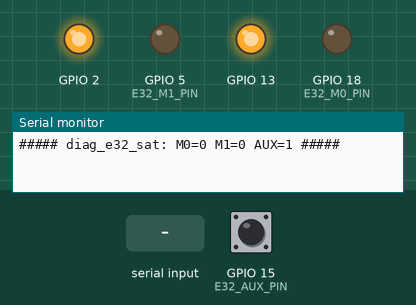
Recording of a sketch running on a simulated ESP32. Parts: output pins drawn as LEDs (lit = HIGH), the last lines printed to the serial monitor. Inputs (shaded band) come from the test bench; at power-on: GPIO 15 (E32_AUX_PIN) HIGH.

Above: at 0.6 s.
At 2.6 s:
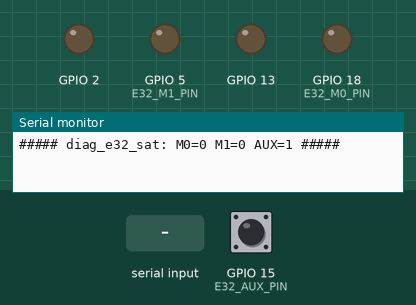
2.7 s: "1" received over the second serial link
At 3.2 s:
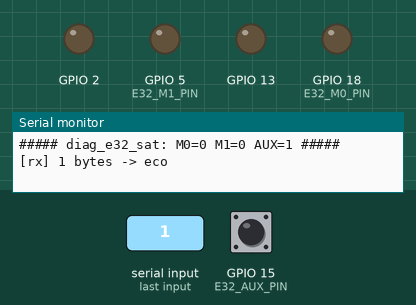
Timing chart, 0 to 5.7 s (numbered marks = the images above; inputs shaded):
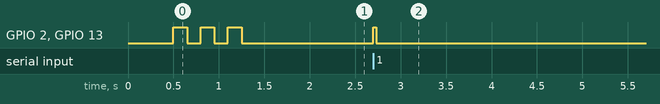

The sketch:

diag_e32_sat.ino
```cpp
// Diagnóstico do E32 na placa do CubeSat (E32 na UART2 RX2/TX2). Também imprime o que faz na USB (115200).
// Use junto com o diag_e32 no ground, que imprime tudo o que recebe:
//   - a cada 5 s o satélite transmite "SAT<n>"       -> se o ground recebe, o TX do satélite funciona
//   - tudo que o satélite recebe ele devolve "ECO:<bytes>" -> se o ground recebe ECO, o RX do satélite funciona
// LED (GPIO2 da DevKit e GPIO13) pisca a cada byte recebido do rádio.

#define E32_RX_PIN 16  // RX2
#define E32_TX_PIN 17  // TX2
#define E32_M0_PIN 18
#define E32_M1_PIN 5
#define E32_AUX_PIN 15
#define E32_BAUD 9600

HardwareSerial E32(2);
uint32_t lastBeacon = 0;
uint32_t n = 0;

void espera() {
  uint32_t t = millis();
  while (digitalRead(E32_AUX_PIN) == LOW && millis() - t < 3000) delay(1);
}

void led(bool on) {
  digitalWrite(2, on);
  digitalWrite(13, on);
}

void setup() {
  Serial.begin(115200);
  pinMode(2, OUTPUT);
  pinMode(13, OUTPUT);
  pinMode(E32_M0_PIN, OUTPUT);
  pinMode(E32_M1_PIN, OUTPUT);
  pinMode(E32_AUX_PIN, INPUT);
  digitalWrite(E32_M0_PIN, LOW);
  digitalWrite(E32_M1_PIN, LOW);
  E32.begin(E32_BAUD, SERIAL_8N1, E32_RX_PIN, E32_TX_PIN);
  delay(500);
  espera();
  Serial.printf("\n##### diag_e32_sat: M0=%d M1=%d AUX=%d #####\n", digitalRead(E32_M0_PIN), digitalRead(E32_M1_PIN), digitalRead(E32_AUX_PIN));
  for (int i = 0; i < 3; i++) { led(true); delay(150); led(false); delay(150); }
}

void loop() {
  if (E32.available()) {
    uint8_t buf[64];
    int len = 0;
    uint32_t t = millis();
    led(true);
    while (millis() - t < 30) {
      while (E32.available() && len < (int)sizeof(buf)) { buf[len++] = E32.read(); t = millis(); }
    }
    led(false);
    delay(100);
    espera();
    Serial.printf("[rx] %d bytes -> eco\n", len);
    E32.write((const uint8_t *)"ECO:", 4);
    E32.write(buf, len);
    E32.flush();
    espera();
  }
  if (millis() - lastBeacon >= 5000) {
    lastBeacon = millis();
    char s[16];
    int k = snprintf(s, sizeof(s), "SAT%lu", (unsigned long)n++);
    espera();
    E32.write((const uint8_t *)s, k);
    E32.flush();
    espera();
    Serial.printf("[tx] %s  (AUX=%d)\n", s, digitalRead(E32_AUX_PIN));
  }
}
```

Measured:
- after the input at 2.7 s, GPIO 2, GPIO 13: LOW → HIGH at once, → LOW 0.03 s later
